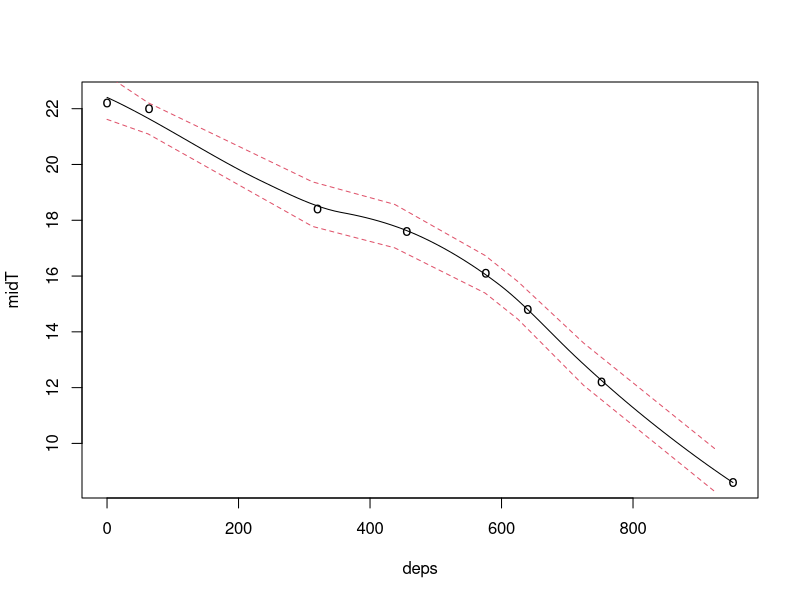
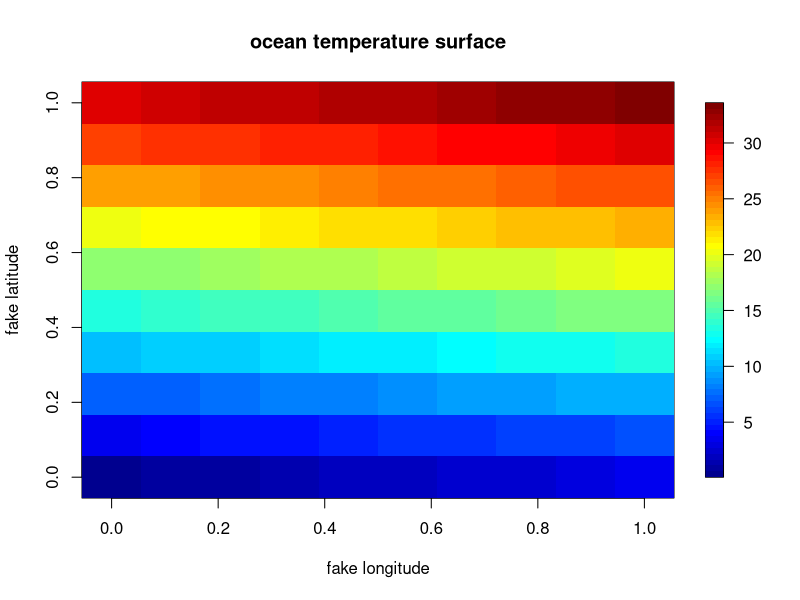
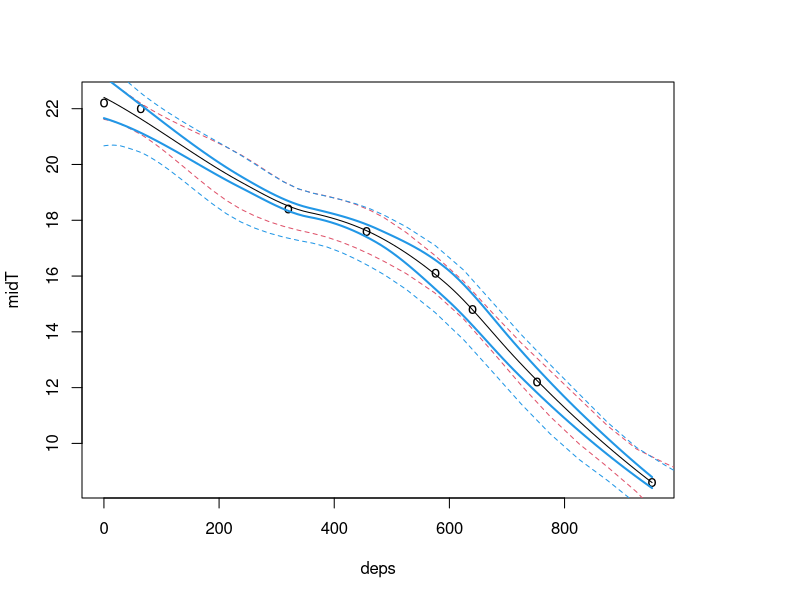
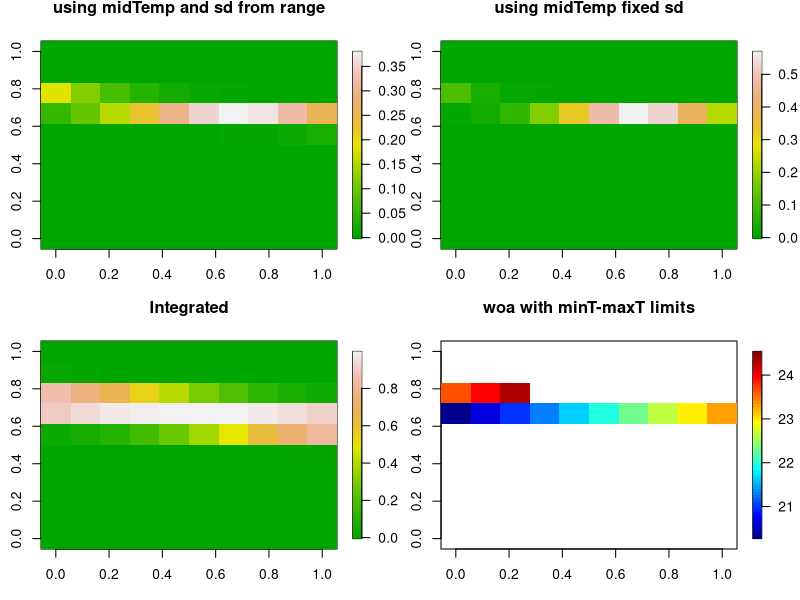

Write R code to recreate these figures, in order.
# build an example with some real data
# objective here is to properly characterize error in the PDT
# matching routine between depth-temp data from the tag
# and WOA data.

library(locfit)
library(fields)
library(plyr)

# this is real data
minT <- c(21.4,21.6,18.2,17.4,15.6,14.2,11.8,8.4)
maxT <- c(23,22.4,18.6,17.8,16.6,15.4,12.6,8.8)
deps <- c(0,64,320,456,576,640,752,952)
midT <- (maxT + minT) / 2

stdDepth <- c(0.0,2.5,7.5, 12.5, 17.5, 22.5, 27.5, 32.5, 37.5, 42.5, 47.5, 52.5, 57.5,
              62.5, 67.5, 72.5, 77.5, 82.5, 87.5, 92.5, 97.5,112.5,137.5,162.5,187.5,212.5,
              237.5,262.5,287.5,312.5,337.5,362.5,387.5,412.5,437.5,462.5,487.5,525.0,575.0,
              625.0,675.0,725.0,775.0,825.0,875.0,925.0,975.0, 1025.0, 1075.0, 1125.0, 1175.0,
              1225.0, 1275.0, 1325.0, 1375.0, 1425.0, 1475.0)

# do the regression
fit <- locfit(midT ~ deps)
n = length(deps)
# find the standard depth levels that correspond to the depths the tag data is measured at
depIdx <- findInterval(deps, stdDepth)
woaDep <- stdDepth[depIdx] 
# make predictions based on the regression model earlier for the temperature at standard WOA depth levels
pred = predict(fit, newdata=woaDep, se=T, get.data=T)

# see the regression
plot(fit, get.data=TRUE)
# and add SE based on model predictions at new depth levels
lines(woaDep, pred$fit+pred$se.fit*sqrt(n), col=2, lty=2)
lines(woaDep, pred$fit-pred$se.fit*sqrt(n), col=2, lty=2)
#points(woaDep, pred$fit+pred$se.fit*sqrt(n), col=2)
#points(woaDep, pred$fit-pred$se.fit*sqrt(n), col=2)

# fake temperature surface
woa1 = matrix(1:100/3, 10,10)
woa2 = matrix(1:100/3,10,10)
woa = rbind(woa1[1:5,],woa2[1:5,])
image.plot(woa1,xlab='fake longitude',ylab='fake latitude', main='ocean temperature surface')

# put everything in one spot
out <- cbind(woaDep,fitT=pred$fit,sd_lwr=pred$fit-pred$se.fit*sqrt(n),sd_upr=pred$fit+pred$se.fit*sqrt(n))

# ** now how do we implement LeBris's likelihood routine via integration from sd_lwr to sd_upr?

#-------------------------------------------------------------------------# 
# like this! 
#-------------------------------------------------------------------------# 
# do the regression at min and max
fit.low <- locfit(minT ~ deps)
fit.high <- locfit(maxT ~ deps)
n = length(deps)
# find the standard depth levels that correspond to the depths the tag data is measured at
# depIdx <- findInterval(deps, stdDepth)

# use the which.min
depIdx = apply(as.data.frame(deps), 1, FUN=function(x) which.min((x-stdDepth)^2))
woaDep <- stdDepth[depIdx] 

# make predictions based on the regression model earlier for the temperature at standard WOA depth levels for low and high temperature at that depth
pred = predict(fit, newdata=stdDepth, se=T, get.data=T)
pred.low = predict(fit.low, newdata=stdDepth, se=T, get.data=T)
pred.high = predict(fit.high, newdata=stdDepth, se=T, get.data=T)
plot(fit, get.data=TRUE, lwd=2)

# and add SE based on model predictions at new depth levels
lines(stdDepth, pred$fit+pred$se.fit*sqrt(n), col=2, lty=2)
lines(stdDepth, pred$fit-pred$se.fit*sqrt(n), col=2, lty=2)

lines(fit.low, col = 4, lwd=2)           
lines(fit.high, col = 4, lwd=2)

lines(stdDepth, pred.high$fit+pred.high$se.fit*sqrt(n), col=4, lty=2)
lines(stdDepth, pred.low$fit-pred.low$se.fit*sqrt(n), col=4, lty=2)

n =length(stdDepth)

# data frame for next step
df = data.frame(low=pred.low$fit[depIdx]-pred.low$se.fit[depIdx]*sqrt(n), high=pred.high$fit[depIdx]+pred.high$se.fit[depIdx]*sqrt(n), row.names = stdDepth[depIdx])
df1 <- data.frame(low=pred$fit[depIdx]-pred$se.fit[depIdx]*sqrt(n), 
                  high=pred$fit[depIdx]+pred$se.fit[depIdx]*sqrt(n),
                  row.names = stdDepth[depIdx])
#---------------------------------------------------------------------------------------#
# WOA sd.. 
#---------------------------------------------------------------------------------------#
# fixed sd of the grid
woasd = .7

# slow derivation of sd by surrounding cells
for(i in 1:nrow(woa)){
  for(j in 1:ncol(woa)){
        
  }
}


# -----
# 1:
# -----
# I'm not sure the 2 apply steps above are right. when creating lik0,
# shouldn't each lik0[,,n] be the likelihood matrix for that dt[n]?
# Then the likelihoods are summed (integrated) across the range of dt?
# When I look at any lik0[,,n], it sure doesn't look like a realistic
# likelihood array for dt[n]. When summed, the resulting likelihood
# surface looks ok but why does it transition gradually on the top from
# low to high likelihood then immediately drop to low likelihood below?

# BG: use image.plot(lik0[n,,]). it looks correct

# BUT, if you replace the woa we were using with woa1
woa <- woa1
# then run it again, the plots look right as does the structure of lik0.

# ----
# 2:
# ----
# I think setting the integration limits based on SE of the regression at
# minT and maxT (rather than midT) makes the limits much too wide. For
# example, temp range based on the min/max regression at max(deps) is
# 4.5 - 10.6. Temp range based on midT regression at same depth is
# 7.2 - 9.3. Tag measured min/maxT at that depth is 8.4-8.8.
# Seems like we're actually adding too much range doing the regression
# on the min/max temps.

# BG: I think we need to keep this for several reasons previously stated. However, you raise an important point I didn't think about: These individual likelihoods for dt should not be weighted equally.. The min-max we use is just that, representative of a distrubution of temps at depth, with min/max as the tails of the distribution. The mean temp should have the most bearing on the result. Let's think about how to weight it accordingly. 


#---------------------------------------------------------------------------------------#
# integration would be something like this for each WOA layer..
#---------------------------------------------------------------------------------------#
# BG: 1-20-15
# according to local experts (wife), integration of a function f(2x) from, for example, 0 to 1, should be f(1^2)-f(0^2)
#I'm not sure how integration plays out using distrubutions but here's another shot at it..

# just noticed that sphmm functions arranged the dnorm in this way: grid data, observation, sd (of grid??)

#------------------------------------------------------------------------#
# Rhelp and Google provide!!
# Use integration function in R along with some fancy vector apply functions
#------------------------------------------------------------------------#
# apply an integration from minT to maxT at each woa cell
woav = as.vector(woa)

# use the midTemp and an adhoc sd based onthe range. 
sdr = (df1[,2]-df1[,1])/4

likint <- function(woa, minT, maxT, sdT){
  matrix(vapply(woa, FUN = function(x) integrate(dnorm, lower = minT, upper = maxT , mean = x, sd = sdT)$value, FUN.VALUE = matrix(0,1,1)), 10, 10)
}

rmat = likint(woa, df[1,1], df[1,2], sdr[1])

## This version has a different result... wtf. It's the same structure!
# rmat = matrix(vapply(woa, FUN = function(x) integrate(dnorm, lower = df1[1,1] , upper = df1[1,2], mean = x, sd = sdr[1])$value, FUN.VALUE = matrix(0,1,1)), 10, 10)


par(mfrow=c(2,2))
image.plot(dnorm(woa, 22.4, sdr[1]), col = terrain.colors(100)) # something wrong with this approach
title('using midTemp and sd from range')
image.plot(dnorm(woa, 22.4, .7), col = terrain.colors(100))
title('using midTemp fixed sd')
image.plot(rmat+1e-15, col = terrain.colors(100))  #, zlim = c(.025,.975)
title('Integrated') 
image.plot(woa, zlim = c(df1[1,1], df1[1,2]))
title('woa with minT-maxT limits')
